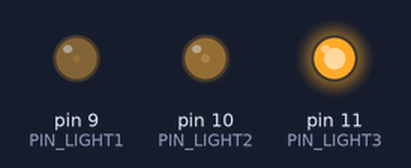
The sketch below on a simulated Arduino Uno, built with avr-gcc and run on an emulated ATmega328P. Parts: output pins drawn as LEDs (lit = HIGH).

Above: at 0.1 s.
Timing chart, 0 to 1.6 s (numbered marks = the images above):
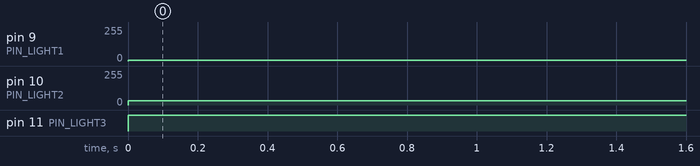

Measured:
- by itself, pin 9 (PIN_LIGHT1): 0/255 → 5/255 at 0.00 s
- by itself, pin 10 (PIN_LIGHT2): 0/255 → 31/255 at 0.00 s
- by itself, pin 11 (PIN_LIGHT3): LOW → HIGH at 0.00 s

The sketch:

LPA.ino
```cpp
const int PIN_LIGHT1 = 9;
const int PIN_LIGHT2 = 10;
const int PIN_LIGHT3 = 11;
int x=0;
void setup() {
  pinMode(PIN_LIGHT1, OUTPUT);
  pinMode(PIN_LIGHT2, OUTPUT);
  pinMode(PIN_LIGHT3, OUTPUT);
}

void loop() {
  analogWrite(PIN_LIGHT1, 5);   // ~2% duty cycle
  analogWrite(PIN_LIGHT2, 31);  // ~12% duty cycle
  analogWrite(PIN_LIGHT3, 255);  // 100% duty cycle

}
```
